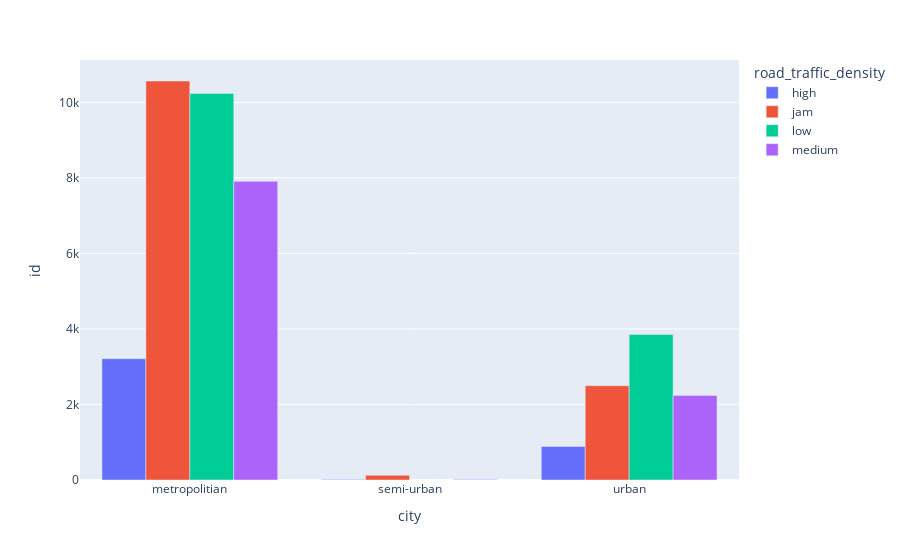

Notebook cell for this chart:
### Code cell
# 4. Comparação do volume de pedidos por tipo de cidade e tipo de tráfego.

columns = ['delivery_id', 'city_region', 'road_traffic_density']
df_aux = df.loc[:, columns].groupby(['city_region', 'road_traffic_density']).count().reset_index()
df_aux['perc_delivery_id'] = 100 * (df_aux['delivery_id'] / df_aux['delivery_id'].sum())

# gráfico
px.bar(df_aux, x='city_region', y='delivery_id', color='road_traffic_density', barmode='group')

### Figure 1 — Plotly figure (JSON) as saved in the notebook; plotly's stock layout.template omitted (floating-point values rounded to 4 significant figures)
{"data": [{"alignmentgroup": "True", "hovertemplate": "road_traffic_density=high<br>city=%{x}<br>id=%{y}<extra></extra>", "legendgroup": "high", "marker": {"color": "#636efa", "pattern": {"shape": ""}}, "name": "high", "offsetgroup": "high", "orientation": "v", "showlegend": true, "textposition": "auto", "type": "bar", "x": ["metropolitian", "semi-urban", "urban"], "xaxis": "x", "y": [3213, 16, 888], "yaxis": "y"}, {"alignmentgroup": "True", "hovertemplate": "road_traffic_density=jam<br>city=%{x}<br>id=%{y}<extra></extra>", "legendgroup": "jam", "marker": {"color": "#EF553B", "pattern": {"shape": ""}}, "name": "jam", "offsetgroup": "jam", "orientation": "v", "showlegend": true, "textposition": "auto", "type": "bar", "x": ["metropolitian", "semi-urban", "urban"], "xaxis": "x", "y": [10567, 126, 2499], "yaxis": "y"}, {"alignmentgroup": "True", "hovertemplate": "road_traffic_density=low<br>city=%{x}<br>id=%{y}<extra></extra>", "legendgroup": "low", "marker": {"color": "#00cc96", "pattern": {"shape": ""}}, "name": "low", "offsetgroup": "low", "orientation": "v", "showlegend": true, "textposition": "auto", "type": "bar", "x": ["metropolitian", "urban"], "xaxis": "x", "y": [10237, 3853], "yaxis": "y"}, {"alignmentgroup": "True", "hovertemplate": "road_traffic_density=medium<br>city=%{x}<br>id=%{y}<extra></extra>", "legendgroup": "medium", "marker": {"color": "#ab63fa", "pattern": {"shape": ""}}, "name": "medium", "offsetgroup": "medium", "orientation": "v", "showlegend": true, "textposition": "auto", "type": "bar", "x": ["metropolitian", "semi-urban", "urban"], "xaxis": "x", "y": [7909, 10, 2241], "yaxis": "y"}], "layout": {"autosize": true, "barmode": "group", "legend": {"title": {"text": "road_traffic_density"}, "tracegroupgap": 0}, "margin": {"t": 60}, "xaxis": {"anchor": "y", "autorange": true, "domain": [0, 1], "range": [-0.5, 2.5], "title": {"text": "city"}, "type": "category"}, "yaxis": {"anchor": "x", "autorange": true, "domain": [0, 1], "range": [0, 11120.0], "title": {"text": "id"}, "type": "linear"}}}
